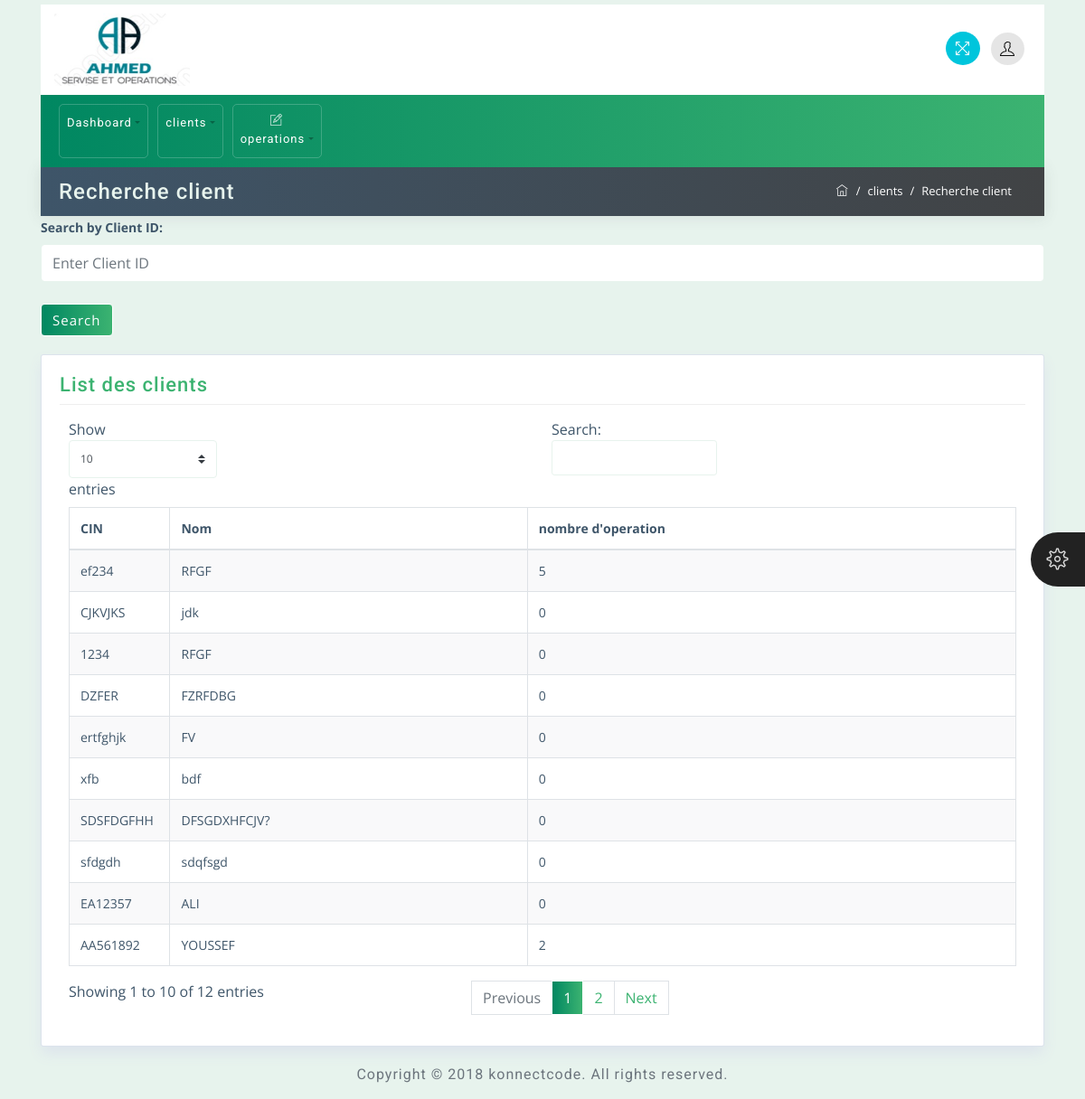
Screenshot of /client/show with the database file from the repository.
### employe/models.py (models this page shows, shortened)
class Client(models.Model):
    client_id=models.CharField(max_length=100,editable=False, unique=True)
    client_Name=models.CharField(max_length=100)
    Date_Of_Birth=models.CharField(max_length=100)
    created_date = models.DateField(default=timezone.now)
    Phone=models.IntegerField()
    Email=models.CharField(max_length=100)
    Gender=models.CharField(max_length=100)
    Address=models.TextField()

### employe/views.py (the view)
# urls.py: path('client/show', Clients_show.as_view(), name='client_show'),
class Clients_show(View):
    def get(self, request):
        clients = Client.objects.all()
        for client in clients:
            operations_count = Operation.objects.filter(client_id=client.client_id).count()
            client.operations_count = operations_count
            client.operations = Operation.objects.filter(client_id=client.client_id)
        context = {
            'clients': clients
        }
        return render(request, 'client/show_client.html', context)

### employe/templates/client/show_client.html (shortened to what this page needs)
{% extends 'base.html' %}
{% block content %}
<div class="container mt-0">
    <div class="row breadcrumb-bar">
        <div class="col-md-6">
            <h3 class="block-title">Recherche client</h3>
        </div>
        <div class="col-md-6">
            <ol class="breadcrumb">
                <li class="breadcrumb-item">
                    <a href="index.html">
                        <span class="ti-home"></span>
                    </a>
                </li>
                <li class="breadcrumb-item">clients</li>
                <li class="breadcrumb-item active">Recherche client</li>
            </ol>
        </div>
    </div>
</div>
<div class="container">
    <form method="get" action="{% url 'employe:search_clients' %}">
        <div class="form-group">
            <label for="query">Search by Client ID:</label>
            <input type="text" name="query" id="query" class="form-control" placeholder="Enter Client ID" value="{{ request.GET.query }}">
        </div>
        <button type="submit" class="btn btn-primary">Search</button>
    </form>
</div>
<div class="container">
	<div class="row">
		<div class="col-md-12">
			<div class="widget-area-2 proclinic-box-shadow">
				<h3 class="widget-title">List des clients</h3>
				<div class="table-responsive mb-3">
					<table id="tableId" class="table table-bordered table-striped">
						<thead>
							<tr>
								<th>CIN</th>
								<th>Nom</th>
								<th>nombre d'operation</th>
							</tr>
						</thead>
						<tbody>
							{% if clients %}
								{% for client in clients %}
									<tr>
										<td><a href="{% url 'employe:detailsop' client_id=client.client_id %}">{{ client.client_id }}</a></td></a>
										<td>{{ client.client_Name }}</td>
										<td>{{ client.operations_count }}</td>
									</tr>
								{% endfor %}
							{% else %}
								<p>clients non trouves avec de CIN.</p>
							{% endif %}
						</tbody>
					</table>
				</div>
			</div>
		</div>
	</div>
</div>
<div class="container">
	<div class="d-sm-flex justify-content-center">
		<span class="text-muted text-center d-block d-sm-inline-block">Copyright © 2018 <a href="http://www.konnectplugins.com/" target="_blank">konnectcode</a>. All rights reserved.</span>
	</div>
</div>
</div>
</div>
</body>
</html>
{% endblock %}

### employe/static/css/styles.css (style rules this page uses)
body { font-family: 'Open Sans', sans-serif; background-color: #E7F3ED; color: #3e5569; }
h1, h2, h3, h4, h5, h6, span, .menu-nav { font-family: 'Roboto', sans-serif; letter-spacing: 1px; }
a, a:hover, a:focus { color: inherit; text-decoration: none; transition: all 0.3s; }
.breadcrumb { border-radius: 0; margin-bottom: 0; float: right; border-radius: 20px; background-color: transparent; }
.breadcrumb-bar { background: #3e5569; background: -webkit-linear-gradient(to left, #414345, #3e5569); background: linear-gradient(to left, #414345, #3e5569); margin-left: 0px !important; margin-right: 0px !important; padding: 5px 20px; -webkit-box-shadow: 0px 1px 15px 1px rgba(69,65,78,0.1); box-shadow: 0px 1px 15px 1px rgba(69,65,78,0.1); color: #fff; border: 0px solid; }
.breadcrumb-item { color: #ffffff; font-size: 13px; }
.breadcrumb-item.active { color: #ffffff; font-size: 13px; }
.breadcrumb-item+.breadcrumb-item::before { color: #ffffff; }
.breadcrumb-bar div[class*="col-"] { padding-right: 0px; padding-left: 0px; }
.table td, .table th { padding: .75rem; }
.text-muted { color: #6c757d!important; padding-top: 20px; }
.proclinic-box-shadow { border-radius: 0; border: 0; -webkit-box-shadow: 0 0 0 1px #dce3ec, 0 8px 16px 0 #dce3ec; box-shadow: 0 0 0 1px #dce3ec, 0 8px 16px 0 #dce3ec; background: #fff; margin-top: 20px; }
div[class*="col-"] { padding-right: 6px; padding-left: 6px; }
.table-striped tbody tr:nth-of-type(odd) { background-color: rgba(61,79,90,.03); }
table.table tbody td, table.table thead th { font-size: 14px; }
table.dataTable th:first-child { width: 20px; }
h3.block-title { background: transparent; margin: 4px auto; color: #E7F3ED; }
.widget-area-2 { background: #fff; margin-top: 1rem; padding: 20px; padding-bottom: 2px; border-radius: 2px; }
.widget-title { font-size: 22px; padding-bottom: .5rem; margin-bottom: 15px; border-bottom: 1px solid #eeeeee; }
.btn { margin-bottom: 5px; font-size: 15px; letter-spacing: 1px; }
.form-control { border-color: #E7F3ED; }
input.form-control { padding: .5rem .75rem; }
.form-group { margin-bottom: 1.5rem; }
form .form-group label { font-weight: bold; font-size: 14px; }
.block-title { -ms-flex: 1 1 auto; flex: 1 1 auto; min-height: 1.75rem; font-size: 1.5rem; line-height: 1.5; }

### employe/static/css/green.css (style rules this page uses)
.btn-primary { background: #3CB371; background: -webkit-linear-gradient(to right, #008761, #3CB371); background: linear-gradient(to right, #008761, #3CB371); border-color: #ffffff; }
.widget-title { color: #3CB371; }

### employe/static/css/responsive.css (style rules this page uses)
@media (min-width: 992px) { .row { margin-right: -5px; margin-left: -5px; } }

### rows the page displays
Client: client_id "ef234", client_Name "RFGF", operations_count "5"
Client: client_id "CJKVJKS", client_Name "jdk", operations_count "0"
Client: client_id "1234", client_Name "RFGF", operations_count "0"
Client: client_id "DZFER", client_Name "FZRFDBG", operations_count "0"
Client: client_id "ertfghjk", client_Name "FV", operations_count "0"
Client: client_id "xfb", client_Name "bdf", operations_count "0"
Client: client_id "SDSFDGFHH", client_Name "DFSGDXHFCJV?", operations_count "0"
Client: client_id "sfdgdh", client_Name "sdqfsgd", operations_count "0"
Client: client_id "EA12357", client_Name "ALI", operations_count "0"
Client: client_id "AA561892", client_Name "YOUSSEF", operations_count "2"
